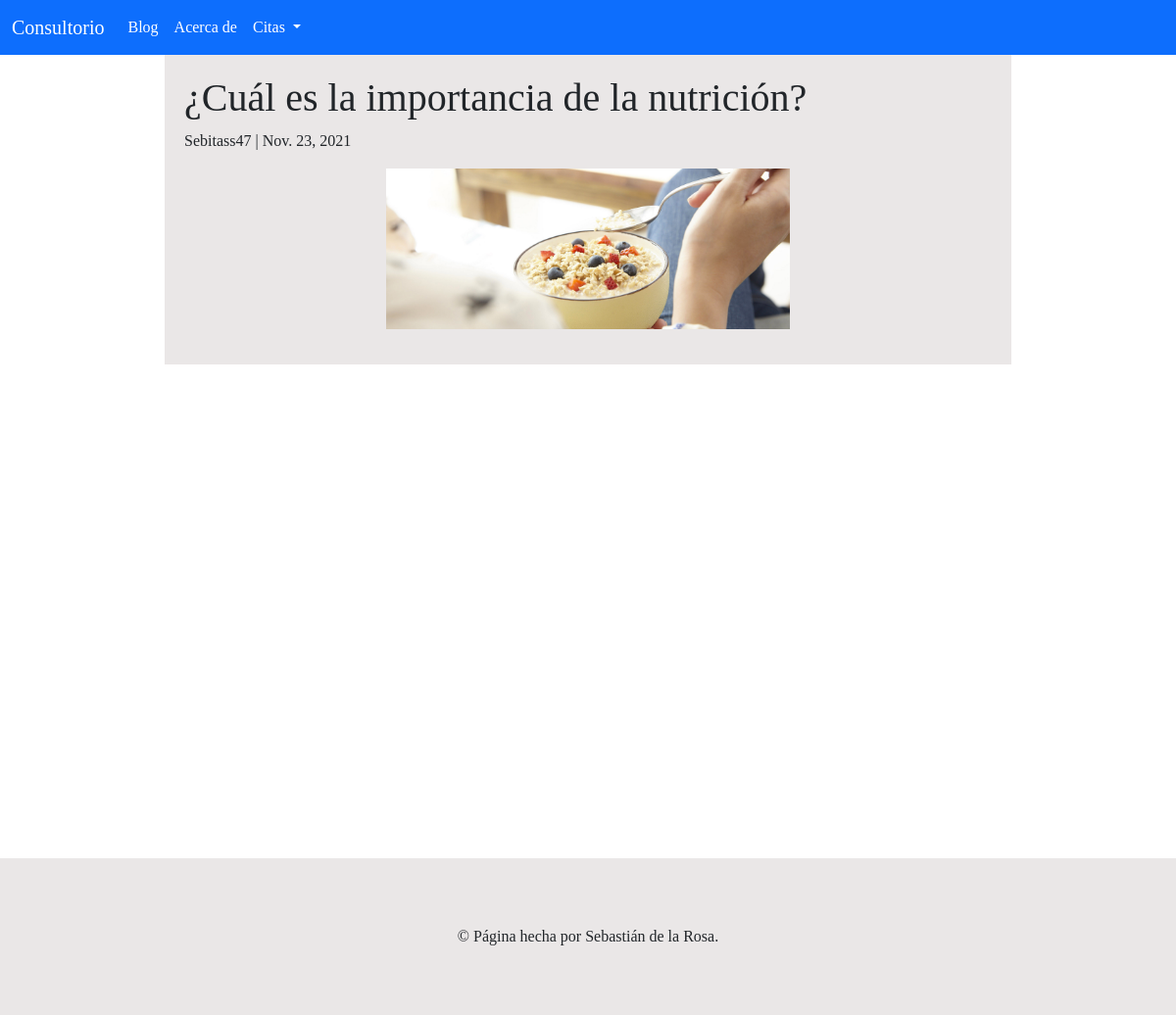
Page /post/9 on the committed database.
### BlogCitas/models.py (models this page shows, shortened)
class Post(models.Model):
    titulo = models.CharField(max_length=100)
    contenido = tinymce_models.HTMLField()
    imagen = models.ImageField(upload_to="imagenes")
    creador = models.ForeignKey(Doctor, on_delete=models.CASCADE, related_name="posts_doctor")
    fecha = models.DateField()

class Doctor(AbstractUser):
    pass

### BlogCitas/views.py (the view)
# urls.py: path("post/<int:post_id>", views.post, name="post"),
def post(request, post_id):
    post = Post.objects.get(id=post_id)
    return render(request, 'BlogCitas/post.html',{
        "post": post
    })

### BlogCitas/templates/BlogCitas/post.html (shortened to what this page needs)
{% extends "BlogCitas/layout.html" %}
{% load static %}
{% block body %}
<div class="post">
    <h1>{{ post.titulo }}</h1>
    <p>{{ post.creador }} | {{ post.fecha }}</p>
    <div class="portada-post">
        <img src="{{ post.imagen.url }}" alt="{{ post.titulo }}">
    </div>
</div>
{% endblock %}

### BlogCitas/static/BlogCitas/styles.css (style rules this page uses)
.post { padding: 20px; background-color:#EAE7E7; width: 75%; margin-left: auto; margin-right:auto; }
.portada-post img { display:block; margin-left: auto; margin-right:auto; width: 50%; }

### rows in the picture
Post: titulo "¿Cuál es la importancia de la nutrición?", creador "Sebitass47", fecha "Nov. 23, 2021", imagen (picture)
